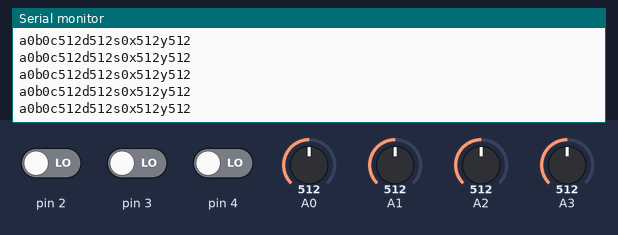
The sketch below on a simulated Arduino Uno, built with avr-gcc and run on an emulated ATmega328P. Parts: the last lines printed to the serial monitor. The inputs (shaded band) are chosen by the test bench; at power-on: A0 = 512, A2 = 512, pin 2 LOW, pin 3 LOW, pin 4 LOW, A1 = 512, A3 = 512.

Above: at 1.2 s.
1.3 s: A0 set to 111
At 1.8 s:
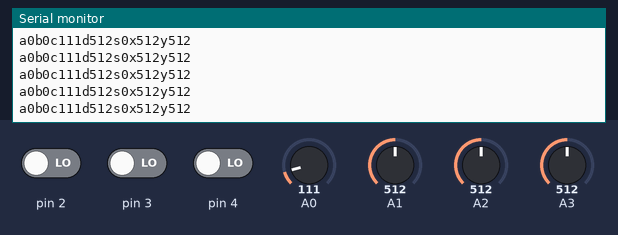
4.3 s: A0 set to 88
At 5.1 s:
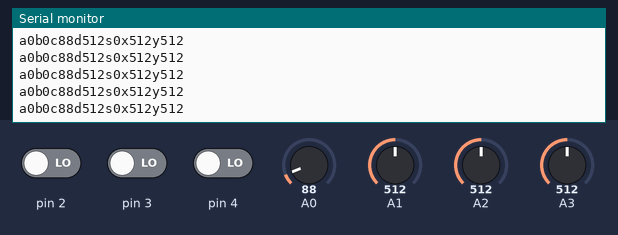
7.3 s: A2 set to 109
At 8.0 s:
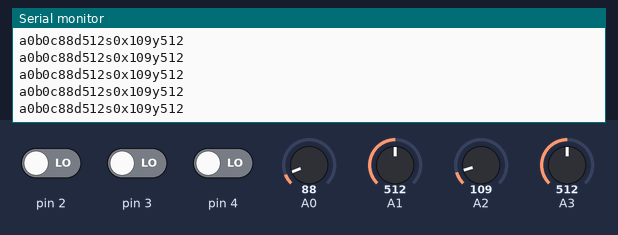
8.8 s: A2 set to 95
At 9.3 s:
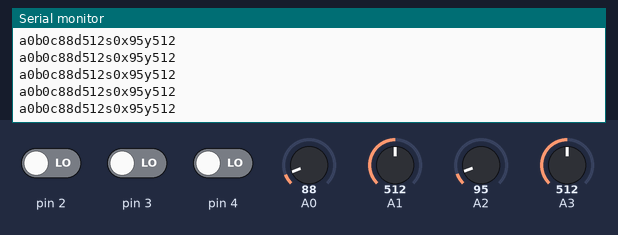
Timing chart, 0 to 11.8 s (numbered marks = the images above; inputs shaded):
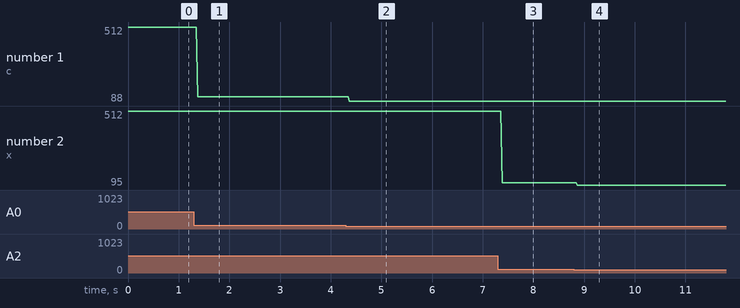

The sketch:

Oscilloscope-Arduino-code.ino
```cpp
void setup() {
  // put your setup code here, to run once:
  Serial.begin(9600);
  pinMode(A0, INPUT);
  pinMode(A1, INPUT);
  pinMode(A2, INPUT);
  pinMode(A3, INPUT);
  pinMode(2, INPUT);
  pinMode(3, INPUT);
  pinMode(4, INPUT);
}

void loop() {
  // put your main code here, to run repeatedly:
  String out_values = "";
  out_values += "a";
  out_values += String(digitalRead(2));
  out_values += "b";
  out_values += String(digitalRead(3));
  out_values += "c";
  out_values += String(analogRead(A0));
  out_values += "d";
  out_values += String(analogRead(A1));
  out_values += "s";
  out_values += String(digitalRead(4));
  out_values += "x";
  out_values += String(analogRead(A2));
  out_values += "y";
  out_values += String(analogRead(A3));
  Serial.println(out_values);
}
```

Measured:
- after the input at 1.3 s, the serial monitor: prints a new line after 0.07 s (image 1)
- after the input at 4.3 s, the serial monitor: prints a new line after 0.07 s (image 2)
- after the input at 7.3 s, the serial monitor: prints a new line after 0.08 s (image 3)
- after the input at 8.8 s, the serial monitor: prints a new line after 0.07 s (image 4)
- plotted number 1: 512 → 111 after the input at 1.3 s, 111 → 88 after the input at 4.3 s
- plotted number 2: 512 → 109 after the input at 7.3 s, 109 → 95 after the input at 8.8 s
